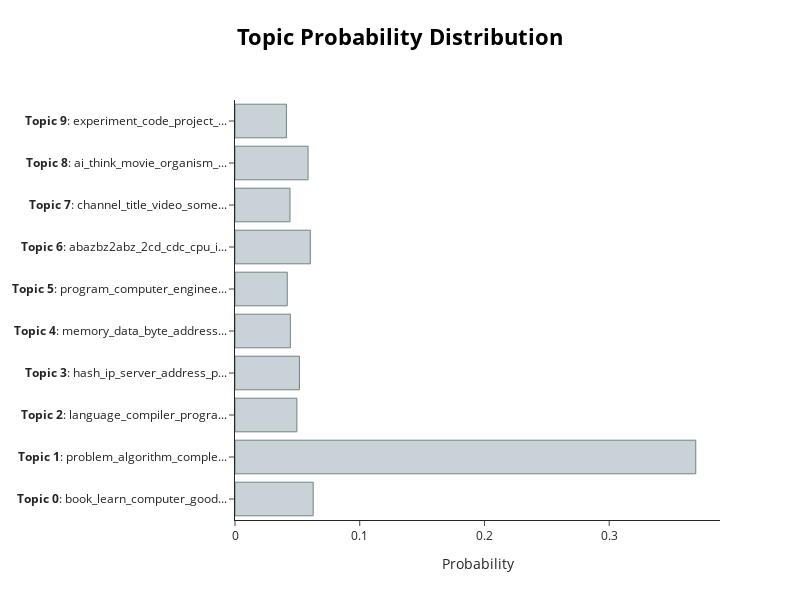

The notebook cell this image was saved under:
### Code cell
topic_model1.visualize_distribution(probs1[200], min_probability=0.015)

### Figure 1 — Plotly figure (JSON) as saved in the notebook; plotly's stock layout.template omitted (floating-point values rounded to 4 significant figures)
{"data": [{"marker": {"color": "#C8D2D7", "line": {"color": "#6E8484", "width": 1}}, "orientation": "h", "type": "bar", "x": [0.06269, 0.3694, 0.04962, 0.05167, 0.04437, 0.0419, 0.0604, 0.0441, 0.0586, 0.04122], "y": ["<b>Topic 0</b>: book_learn_computer_good...", "<b>Topic 1</b>: problem_algorithm_comple...", "<b>Topic 2</b>: language_compiler_progra...", "<b>Topic 3</b>: hash_ip_server_address_p...", "<b>Topic 4</b>: memory_data_byte_address...", "<b>Topic 5</b>: program_computer_enginee...", "<b>Topic 6</b>: abazbz2abz_2cd_cdc_cpu_i...", "<b>Topic 7</b>: channel_title_video_some...", "<b>Topic 8</b>: ai_think_movie_organism_...", "<b>Topic 9</b>: experiment_code_project_..."]}], "layout": {"height": 600, "hoverlabel": {"bgcolor": "white", "font": {"family": "Rockwell", "size": 16}}, "title": {"font": {"color": "Black", "size": 22}, "text": "<b>Topic Probability Distribution", "x": 0.5, "xanchor": "center", "y": 0.95, "yanchor": "top"}, "width": 800, "xaxis": {"title": {"text": "Probability"}}}}
